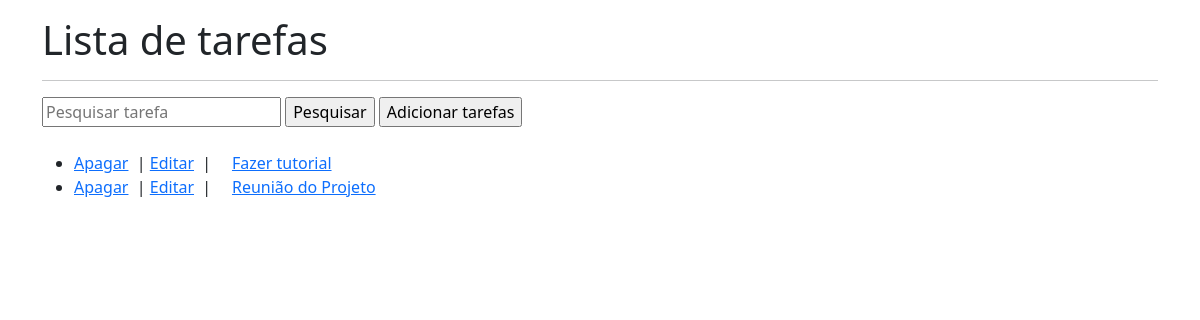
The app's page /, older data.
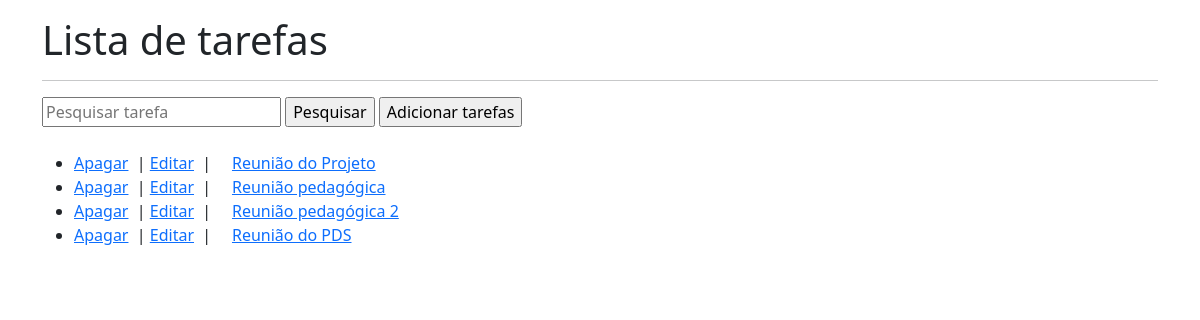
The same page, newer data.
### task/models.py (models this page shows, shortened)
class Tarefa(models.Model):
    titulo = models.CharField(max_length=30)
    descricao = models.TextField()
    data =  models.DateTimeField(auto_now_add=True)

### task/views.py (the view)
# urls.py: path('', views.listaView ),
def listaView(request):
    if (request.method == 'POST'):
        termo = request.POST['pesquisa']
        tarefas = Tarefa.objects.filter(titulo__icontains=termo)
    else:
        tarefas = Tarefa.objects.all()
    return render (request, 'lista.html',{'tarefas':tarefas})

### task/templates/lista.html (shortened to what this page needs)
<!doctype html>
<html lang="pt">
  <head>
    <link href="https://cdn.jsdelivr.net/npm/bootstrap@5.1.1/dist/css/bootstrap.min.css" rel="stylesheet">
  </head>
  <body>
    <div class="container">
        <h1>Lista de tarefas</h1>
        <hr/>
        <div>
            <form action="" method="post">
                <input type="text" name="pesquisa" id="p" placeholder="Pesquisar tarefa">
                <input type="submit" value="Pesquisar">
                <a href="formCadastroTarefa/"><input type="button" value="Adicionar tarefas"></a>
            </form>
            <br/>
            <ul>
                {% for tarefa in tarefas %}
                <li>
                  <span> <a href="delTarefa/{{tarefa.id}}">Apagar</a></span>
                   &nbsp;|
                   <span> <a href="editTarefa/{{tarefa.id}}">Editar</a></span>
                   &nbsp;| &nbsp;&nbsp;&nbsp;
                   <span><a href="tarefa/{{tarefa.id}}">{{tarefa.titulo}}</a></span>
                </li>
                {% endfor %}
            </ul>
        </div>
    </div>
  </body>
</html>

Row changes from the older to the newer data that the page shows:
removed Tarefa: titulo "Fazer tutorial"
added Tarefa: titulo "Reunião pedagógica"
added Tarefa: titulo "Reunião pedagógica 2"
added Tarefa: titulo "Reunião do PDS"
